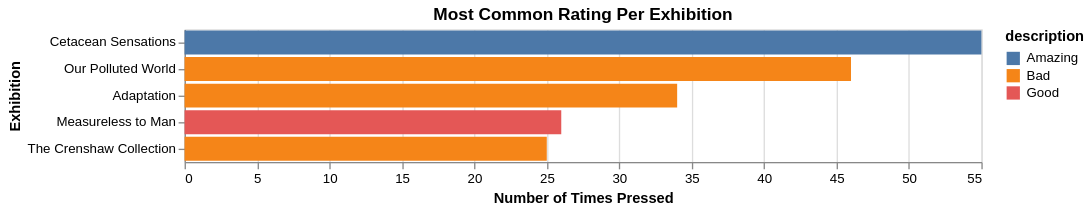

Notebook cell for this chart:
### Code cell
query = """
WITH ranked_ratings AS (
    SELECT e.name,
           bt.description,
           COUNT(*) as count,
           ROW_NUMBER() OVER (PARTITION BY e.name ORDER BY COUNT(*) DESC) as rank
    FROM exhibition e
    JOIN visitor_interactions vi ON e.id = vi.site
    JOIN button_type bt ON vi.button_id = bt.button_id
    WHERE bt.val >= 0
    GROUP BY e.name, bt.description
)
SELECT name, description, count
FROM ranked_ratings
WHERE rank = 1
ORDER BY count DESC
"""
most_pressed_df = pd.read_sql(query, conn)
alt.Chart(most_pressed_df).mark_bar(color='#2ca02c').encode(
    x=alt.X('count:Q', title='Number of Times Pressed'),
    y=alt.Y('name:N', sort='-x', title='Exhibition'),
    color=alt.Color('description:N'),
    tooltip=['name', 'description', 'count']
).properties(
    title='Most Common Rating Per Exhibition',
    width=600
)

### Figure 1 — Vega-Lite specification as saved in the notebook (floating-point values rounded to 4 significant figures)
{"config": {"view": {"continuousWidth": 300, "continuousHeight": 300}}, "data": {"name": "data-90961559f36a202eff5a2c7474c7d566"}, "mark": {"type": "bar", "color": "#2ca02c"}, "encoding": {"color": {"field": "description", "type": "nominal"}, "tooltip": [{"field": "name", "type": "nominal"}, {"field": "description", "type": "nominal"}, {"field": "count", "type": "quantitative"}], "x": {"field": "count", "title": "Number of Times Pressed", "type": "quantitative"}, "y": {"field": "name", "sort": "-x", "title": "Exhibition", "type": "nominal"}}, "title": "Most Common Rating Per Exhibition", "width": 600, "$schema": "https://vega.github.io/schema/vega-lite/v6.1.0.json", "datasets": {"data-90961559f36a202eff5a2c7474c7d566": [{"name": "Cetacean Sensations", "description": "Amazing", "count": 55}, {"name": "Our Polluted World", "description": "Bad", "count": 46}, {"name": "Adaptation", "description": "Bad", "count": 34}, {"name": "Measureless to Man", "description": "Good", "count": 26}, {"name": "The Crenshaw Collection", "description": "Bad", "count": 25}]}}
